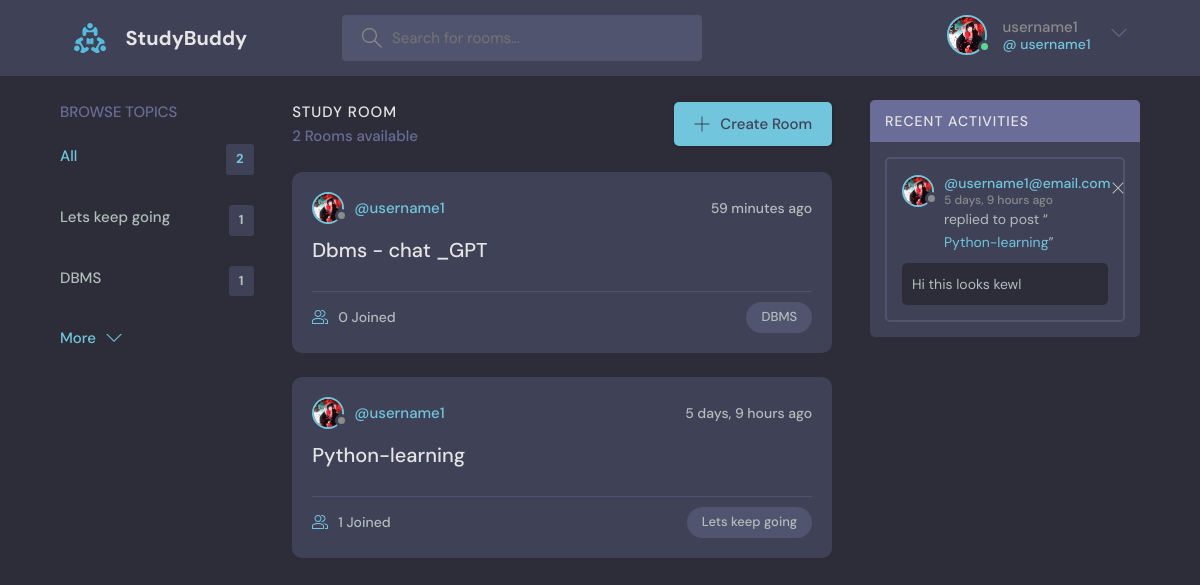
/ (signed in), run on the app's committed database.
### base/models.py (models this page shows, shortened)
class User(AbstractUser):
    name = models.CharField(max_length=200 , null = True)
    email = models.EmailField(unique = True , null = True)
    bio = models.TextField(null=True)
    avatar = models.ImageField(null= True, default= "avatar.svg")
    USERNAME_FIELD= 'email'
    REQUIRED_FIELDS =[]

class Topic(models.Model):
    name = models.CharField(max_length=200)

class Room(models.Model):
    hosts = models.ForeignKey(User , on_delete=models.SET_NULL, null = True)
    topic = models.ForeignKey('Topic' , on_delete=models.SET_NULL, null = True)
    name = models.CharField(max_length=20)
    description = models.TextField(null = True , blank = True)
    participants = models.ManyToManyField(User , related_name ='participants' , blank = True)
    updated = models.DateTimeField(auto_now=True)
    created = models.DateTimeField(auto_now_add=True)
    class Meta:
        ordering = ['-updated', '-created']
    def __str__(self):
        return self.name

class Message(models.Model):
    user = models.ForeignKey(User , on_delete = models.CASCADE)
    room = models.ForeignKey(Room, on_delete=models.CASCADE)
    body = models.TextField(null = True , blank = True)
    updated = models.DateTimeField(auto_now=True)
    created = models.DateTimeField(auto_now_add=True)
    class Meta:
        ordering = ['-updated', '-created']

### base/views.py (the view)
# urls.py: 2. Add a URL to urlpatterns:  path('', views.home, name='home')
def home(request):
    q = request.GET.get('q') if request.GET.get('q')!=None else ''
    rooms = Room.objects.filter(
        Q(topic__name__icontains=q) |
        Q(name__icontains=q) |
        Q(description__icontains=q)
    )
    room_count = rooms.count()
    topics = Topic.objects.all()[0:5]
    room_messages = Message.objects.filter(Q(room__topic__name__icontains=q))
    context =   {'rooms' : rooms , 'topics' : topics  ,'room_count':room_count , 'room_messages':room_messages}
    return render(request , 'base/home.html' ,context)

### base/templates/base/home.html (shortened to what this page needs)
{% extends 'main.html' %}
{% block content %}
    <main class="layout layout--3">
      <div class="container">
        {% include 'base/topics_component.html' %}
        <div class="roomList">
          <div class="roomList__header">
            <div>
              <h2>Study Room</h2>
              <p>{{room_count}} Rooms available</p>
            </div>
            <a class="btn btn--main" href="{% url 'create-room' %}">
              <svg version="1.1" xmlns="http://www.w3.org/2000/svg" width="32" height="32" viewBox="0 0 32 32">
                <title>add</title>
                <path
                  d="M16.943 0.943h-1.885v14.115h-14.115v1.885h14.115v14.115h1.885v-14.115h14.115v-1.885h-14.115v-14.115z"
                ></path>
              </svg>
              Create Room
            </a>
          </div>
          {% include 'base/feed_component.html' %}
        </div>
        {% include 'base/activity_component.html' %}
      </div>
    </main>
{% endblock  %}

### templates/navbar.html (shortened to what this page needs)
{% load static %}
<header class="header header--loggedIn">
  <div class="container">
    <a href="{% url 'home' %}" class="header__logo">
      <img src="{% static 'images/logo.svg' %}" />
      <h1>StudyBuddy</h1>
    </a>
    <form class="header__search" method = "GET" action = "{% url 'home' %}">
      <label>
        <input name = "q" placeholder="Search for rooms..." />
      </label>
    </form>
    <nav class="header__menu">
      {% if request.user.is_authenticated %}
      <div class="header__user">
        <a href="{% url 'update-user' %}">
          <div class="avatar avatar--medium active">
            <img src="{{request.user.avatar.url}}" />
          </div>
          <p>{{request.user.username}} <span>@ {{request.user.username}}</span></p>
        </a>
        <button class="dropdown-button">
          <svg version="1.1" xmlns="http://www.w3.org/2000/svg" width="32" height="32" viewBox="0 0 32 32">
            <title>chevron-down</title>
            <path d="M16 21l-13-13h-3l16 16 16-16h-3l-13 13z"></path>
          </svg>
        </button>
      </div>
      {% else %}
      <a href="{% url 'login' %}">
        <img src="{% static 'images/avatar.svg' %}" />
        <p>Login</p>
      </a>
      {% endif %}
    </nav>
  </div>
</header>

### base/templates/base/topics_component.html
<div class="topics">
    <div class="topics__header">
      <h2>Browse Topics</h2>
    </div>
    <ul class="topics__list">
      <li>
        <a href="{% url 'home' %}" class="active">All <span>{{topics.count}}</span></a>
      </li>
      {% for topic in topics %}
      <li>
        <a href="{% url 'home' %}?q={{topic.name}}">{{topic.name}} <span>{{topic.room_set.all.count}}</span></a>
      </li>
      {% endfor %}
    <a class="btn btn--link" href="{% url 'topics' %}">
      More
      <svg version="1.1" xmlns="http://www.w3.org/2000/svg" width="32" height="32" viewBox="0 0 32 32">
        <title>chevron-down</title>
        <path d="M16 21l-13-13h-3l16 16 16-16h-3l-13 13z"></path>
      </svg>
    </a>
  </div>

### base/templates/base/feed_component.html (shortened to what this page needs)
{% for room  in rooms %}
<div class="roomListRoom">
    <div class="roomListRoom__header">
      <a href="{% url 'user-profile' room.hosts.id %}" class="roomListRoom__author">
        <div class="avatar avatar--small">
          <img src="{{room.hosts.avatar.url}}" />
        </div>
        <span>@{{room.hosts.username}}</span>
      </a>
      <div class="roomListRoom__actions">
        <span>{{room.created|timesince}} ago</span>
      </div>
    </div>
    <div class="roomListRoom__content">
      <a href="{% url 'room' room.id %}">{{room.name}}</a>
    </div>
    <div class="roomListRoom__meta">
      <a href="{% url 'room' room.id %}" class="roomListRoom__joined">
        {{room.participants.all.count}} Joined
      </a>
      <p class="roomListRoom__topic">{{room.topic.name}}</p>
    </div>
  </div>
{% endfor %}

### base/templates/base/activity_component.html (shortened to what this page needs)
<div class="activities">
    <div class="activities__header">
      <h2>Recent Activities</h2>
    </div>
    {% for message in room_messages %}
    <div class="activities__box">
      <div class="activities__boxHeader roomListRoom__header">
        <a href="{% url 'user-profile' message.user.id %}" class="roomListRoom__author">
          <div class="avatar avatar--small">
            <img src="{{message.user.avatar.url}}" />
          </div>
          <p>
            @{{message.user }}
            <span>{{message.created|timesince}} ago</span>
          </p>
        </a>
        {% if request.user == message.user %}
        <div class="roomListRoom__actions">
          <a href="{% url 'delete-message' message.id %}">
            <svg version="1.1" xmlns="http://www.w3.org/2000/svg" width="32" height="32" viewBox="0 0 32 32">
              <title>remove</title>
              <path
                d="M27.314 6.019l-1.333-1.333-9.98 9.981-9.981-9.981-1.333 1.333 9.981 9.981-9.981 9.98 1.333 1.333 9.981-9.98 9.98 9.98 1.333-1.333-9.98-9.98 9.98-9.981z"
              ></path>
            </svg>
          </a>
        </div>
        {% endif %}
      </div>
      <div class="activities__boxContent">
        <p>replied to post “<a href="{% url 'room' message.room.id %}">{{message.room}}</a>”</p>
        <div class="activities__boxRoomContent">
          {{message.body}}
        </div>
      </div>
    </div>
    {% endfor %}
  </div>

### data on the page
User: user.avatar (picture), user.username "username1"
Topic: name "Lets keep going", room_set.all.count "1"
Topic: name "DBMS", room_set.all.count "1"
Room: hosts.avatar (picture), hosts.username "username1", created "59 minutes", name "Dbms - chat _GPT", participants.all.count "0", topic.name "DBMS"
Room: hosts.avatar (picture), hosts.username "username1", created "5 days, 9 hours", name "Python-learning", participants.all.count "1", topic.name "Lets keep going"
Message: user.avatar (picture), user "username1@email.com", created "5 days, 9 hours", room "Python-learning", body "Hi this looks kewl"

### other printed values
{{ topics.count }} "2"
{{ room_count }} "2"
